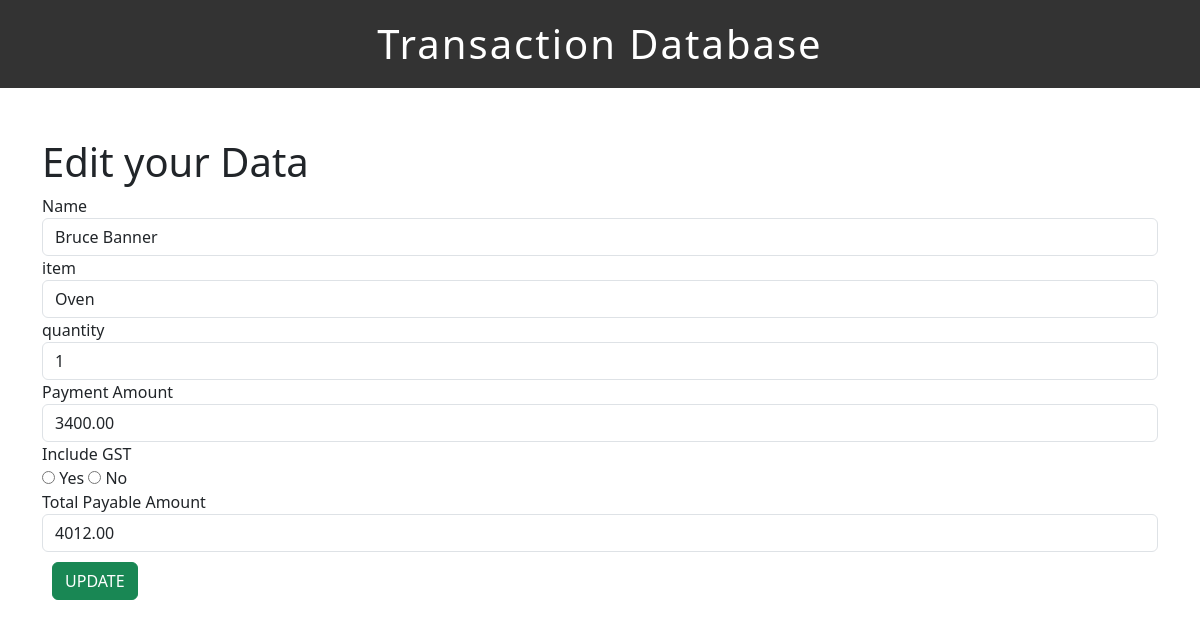
The app's page /update_page_1.php?id=9 with its own data.
### tables this page shows
CREATE TABLE `customers` (
  `id` int(11) NOT NULL,
  `name` varchar(255) NOT NULL,
  `item` varchar(255) NOT NULL,
  `quantity` int(11) NOT NULL,
  `total_amount` decimal(10,2) NOT NULL,
  `include_gst` varchar(255) NOT NULL,
  `payable_amount` decimal(10,2) NOT NULL
);

### update_page_1.php (the view, shortened to what this page needs)
<?php include('header.php')?>
<?php include('dbcon.php')?>
	<?php
	if(isset($_GET['id'])){
		$id = $_GET['id'];
            $query = "SELECT * FROM `customers` WHERE `id` = '$id'";
            $result = mysqli_query($connection, $query);
            if(!$result){
                die("query Failed".mysqli_error());
            }
            else {
                $row = mysqli_fetch_assoc($result);
            }
        }
	?>
	<form action="update_page_1.php?id_new=<?php echo $id; ?>" method="post">
    <h1>Edit your Data</h1>
    <div class="form-group">
        <label for="name">Name</label>
        <input type="text" name="name" class="form-control" value="<?php echo $row['name']; ?>" required>
    </div>
    <div class="form-group">
        <label for="item">item</label>
        <input type="text" name="item" class="form-control" value="<?php echo $row['item']; ?>" required>
    </div>
     <div class="form-group">
        <label for="quantity">quantity</label>
        <input type="number" name="quantity" class="form-control" value="<?php echo $row['quantity']; ?>" step="1" required>
    </div>
    <div class="form-group">
        <label for="total_amount">Payment Amount</label>
        <input type="number" id="total_amount" name="total_amount" class="form-control" value="<?php echo $row['total_amount']; ?>"required>
    </div>
      <div class="form-group">
      <label>Include GST</label><br>
      <input type="radio" name="include_gst" value="Yes" id="gst_yes" required> Yes
      <input type="radio" name="include_gst" value="No" id="gst_no" required> No
      </div>
    <div class="form-group">
        <label for="payable_amount">Total Payable Amount</label>
        <input type="number" id="payable_amount" name="payable_amount" class="form-control" value="<?php echo $row['payable_amount']; ?>" readonly>
    </div>
    <input type="submit" class="btn btn-success" name="update_customers" value="UPDATE" style="margin:10px;">
</form>
<?php include('footer.php')?>

### records on screen
customers: name "Bruce Banner", item "Oven", quantity "1", total_amount "3400.00", payable_amount "4012.00"
